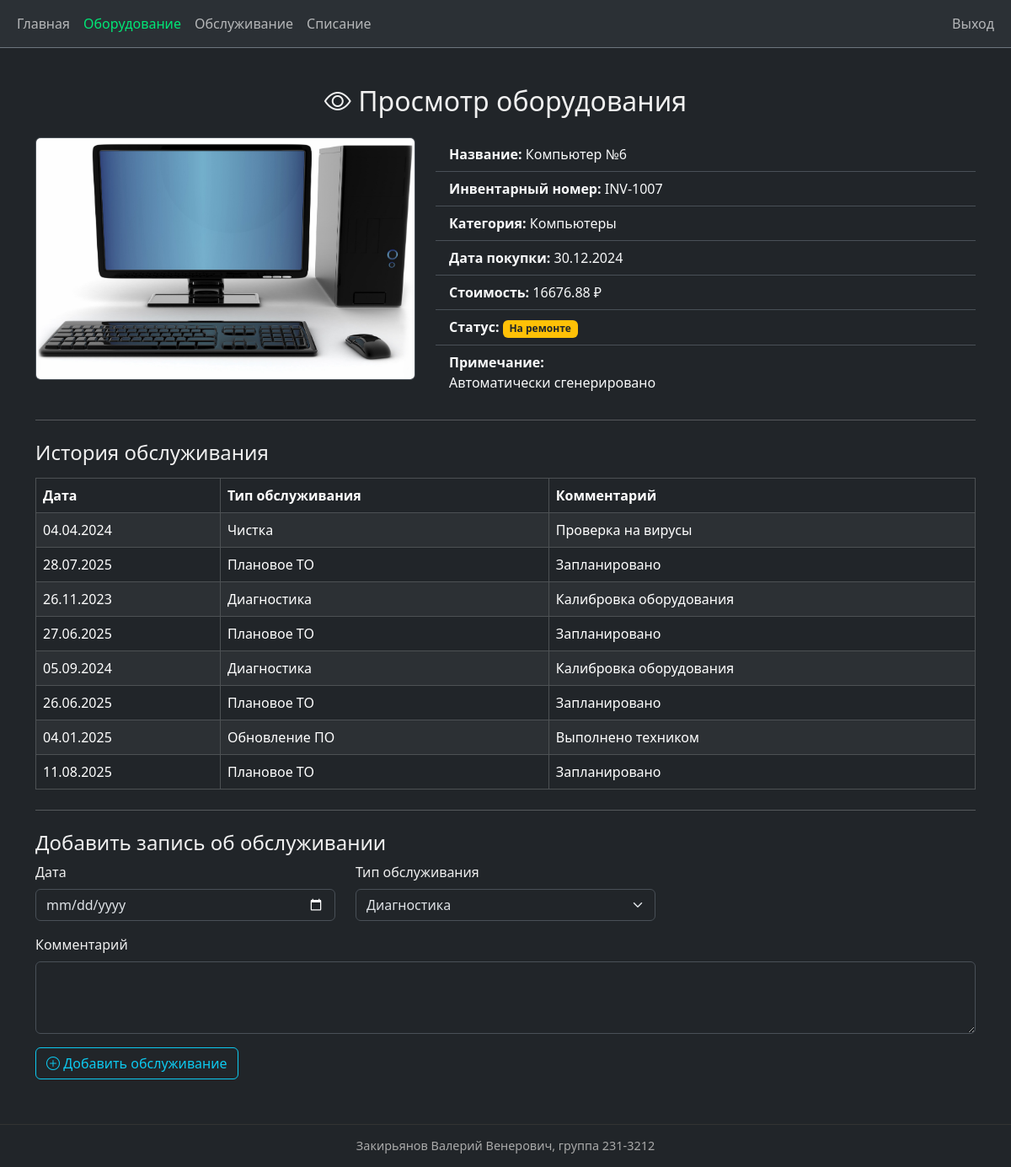
The app's page /equipment/8 (signed in) with its own data.
### app/models.py (models this page shows)
class Image(db.Model):
    id = db.Column(db.Integer, primary_key=True)
    filename = db.Column(db.String(128), nullable=False)
    mime_type = db.Column(db.String(64), nullable=False)
    md5_hash = db.Column(db.String(64), nullable=False, unique=True)
    equipment = db.relationship('Equipment', backref='image', uselist=False)

class Equipment(db.Model):
    id = db.Column(db.Integer, primary_key=True)
    name = db.Column(db.String(100), nullable=False)
    inventory_number = db.Column(db.String(50), unique=True, nullable=False)
    category_id = db.Column(db.Integer, db.ForeignKey('category.id'), nullable=False)
    purchase_date = db.Column(db.Date, nullable=False)
    price = db.Column(db.Numeric(10, 2), nullable=False)
    status = db.Column(db.Enum('active', 'repair', 'disposed', name='status_enum'), nullable=False)
    note = db.Column(db.Text)
    image_id = db.Column(db.Integer, db.ForeignKey('image.id'))
    maintenance = db.relationship('Maintenance', backref='equipment', cascade="all, delete")
    disposal = db.relationship('Disposal', backref='equipment', uselist=False, cascade="all, delete")
    responsibles = db.relationship('User', secondary=roles, backref='assigned_equipment')

class Category(db.Model):
    id = db.Column(db.Integer, primary_key=True)
    name = db.Column(db.String(64), nullable=False)
    description = db.Column(db.Text)
    equipment = db.relationship('Equipment', backref='category', lazy=True)

class Maintenance(db.Model):
    id = db.Column(db.Integer, primary_key=True)
    equipment_id = db.Column(db.Integer, db.ForeignKey('equipment.id'), nullable=False)
    date = db.Column(db.Date, default=datetime.utcnow, nullable=False)
    service_type = db.Column(db.String(100), nullable=False)
    comment = db.Column(db.Text)

### app/routes/equipment.py (the view, shortened to what this page needs)
@bp.route('/<int:id>', methods=['GET', 'POST'])
@login_required
def view_equipment(id):
    equipment = Equipment.query.get_or_404(id)
    form = MaintenanceForm()
    return render_template(
        'view_equipment.html',
        equipment=equipment,
        maintenance_history=equipment.maintenance,
        form=form,
        active='equipment'
    )

### app/forms.py
class MaintenanceForm(FlaskForm):
    date = DateField('Дата', validators=[DataRequired()])
    service_type = SelectField('Тип обслуживания', choices=[
    ('Диагностика', 'Диагностика'),
    ('Чистка', 'Чистка'),
    ('Обновление ПО', 'Обновление ПО')], validators=[DataRequired()])
    comment = TextAreaField('Комментарий', validators=[Optional()])
    submit = SubmitField('Добавить')

### app/__init__.py (called while the page is built)
def create_app():
    app = Flask(__name__, static_folder='../static')
    app.config['SECRET_KEY'] = os.getenv('SECRET_KEY', 'devsecret')
    app.config['SQLALCHEMY_DATABASE_URI'] = os.getenv('DATABASE_URL', 'sqlite:///equipment.db')
    app.config['SQLALCHEMY_TRACK_MODIFICATIONS'] = False
    app.config['UPLOAD_FOLDER'] = 'static/uploads/'
    app.config['DISPOSAL_FOLDER'] = os.path.join(app.root_path, 'static', 'disposals')
    db.init_app(app)
    Migrate(app, db)
    csrf.init_app(app)
    login_manager.init_app(app)
    from app.routes import equipment, auth, disposal, maintenance
    app.register_blueprint(equipment.bp)
    app.register_blueprint(auth.bp)
    app.register_blueprint(disposal.bp)
    app.register_blueprint(maintenance.bp)
    @login_manager.user_loader
    def load_user(user_id):
        return User.query.get(int(user_id))
    return app

### app/templates/view_equipment.html (shortened to what this page needs)
{% extends 'base.html' %}
{% block content %}
<h2 class="text-center mb-4">
    <i class="bi bi-eye"></i> Просмотр оборудования
</h2>
<div class="row">
    <div class="col-md-5">
        {% if equipment.image %}
    <img src="{{ url_for('static', filename='uploads/' + equipment.image.filename) }}" class="img-fluid rounded border">
{% else %}
    <div class="bg-secondary text-center text-white p-5 rounded">Фото отсутствует</div>
{% endif %}
    </div>
    <div class="col-md-7">
        <ul class="list-group list-group-flush">
            <li class="list-group-item bg-dark text-light"><strong>Название:</strong> {{ equipment.name }}</li>
            <li class="list-group-item bg-dark text-light"><strong>Инвентарный номер:</strong> {{ equipment.inventory_number }}</li>
            <li class="list-group-item bg-dark text-light"><strong>Категория:</strong> {{ equipment.category.name }}</li>
            <li class="list-group-item bg-dark text-light"><strong>Дата покупки:</strong> {{ equipment.purchase_date.strftime('%d.%m.%Y') }}</li>
            <li class="list-group-item bg-dark text-light"><strong>Стоимость:</strong> {{ equipment.price }} ₽</li>
            <li class="list-group-item bg-dark text-light">
                <strong>Статус:</strong>
                {% if equipment.status == 'repair' %}<span class="badge bg-warning text-dark">На ремонте</span>{% endif %}
            </li>
            {% if equipment.note %}
                <li class="list-group-item bg-dark text-light"><strong>Примечание:</strong><br>{{ equipment.note }}</li>
            {% endif %}
        </ul>
    </div>
</div>
<hr class="my-4">
<h4>История обслуживания</h4>
<table class="table table-dark table-bordered table-striped mt-3">
    <thead>
        <tr>
            <th>Дата</th>
            <th>Тип обслуживания</th>
            <th>Комментарий</th>
        </tr>
    </thead>
    <tbody>
        {% for record in maintenance_history %}
        <tr>
            <td>{{ record.date.strftime('%d.%m.%Y') }}</td>
            <td>{{ record.service_type }}</td>
            <td>{{ record.comment }}</td>
        </tr>
        {% else %}
        <tr>
            <td colspan="3" class="text-center text-muted">Записей нет</td>
        </tr>
        {% endfor %}
    </tbody>
</table>
{% if current_user.role in ['admin', 'tech'] %}
<hr class="my-4">
<h4>Добавить запись об обслуживании</h4>
<form method="POST">
    <div class="row">
        <div class="col-md-4 mb-3">
            {{ form.date.label(class="form-label") }}
            {{ form.date(class="form-control") }}
        </div>
        <div class="col-md-4 mb-3">
            {{ form.service_type.label(class="form-label") }}
            {{ form.service_type(class="form-select") }}
        </div>
        <div class="col-md-12 mb-3">
            {{ form.comment.label(class="form-label") }}
            {{ form.comment(class="form-control", rows=3) }}
        </div>
    </div>
    <button type="submit" class="btn btn-outline-info">
        <i class="bi bi-plus-circle"></i> Добавить обслуживание
    </button>
</form>
{% endif %}
{% endblock %}

### app/templates/base.html (style rules this page uses)
html, body { height: 100%; margin: 0; }
body { display: flex; flex-direction: column; color: #f0f0f0; }

### records on screen
Image: filename (picture)
Equipment: name "Компьютер №6", inventory_number "INV-1007", purchase_date "30.12.2024", price "16676.88", note "Автоматически сгенерировано"
Category: category.name "Компьютеры"
Maintenance: date "04.04.2024", service_type "Чистка", comment "Проверка на вирусы"
Maintenance: date "28.07.2025", service_type "Плановое ТО", comment "Запланировано"
Maintenance: date "26.11.2023", service_type "Диагностика", comment "Калибровка оборудования"
Maintenance: date "27.06.2025", service_type "Плановое ТО", comment "Запланировано"
Maintenance: date "05.09.2024", service_type "Диагностика", comment "Калибровка оборудования"
Maintenance: date "26.06.2025", service_type "Плановое ТО", comment "Запланировано"
Maintenance: date "04.01.2025", service_type "Обновление ПО", comment "Выполнено техником"
Maintenance: date "11.08.2025", service_type "Плановое ТО", comment "Запланировано"
